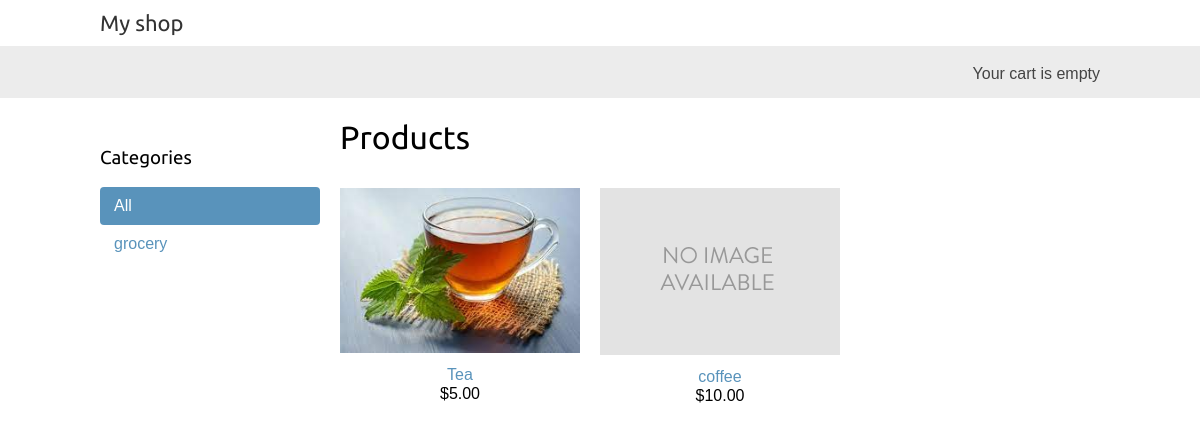
The page / on the database its author committed.
### shop/models.py (models this page shows, shortened)
class Category(models.Model):
    name = models.CharField(max_length=200,
                            db_index=True)
    slug = models.SlugField(max_length=200,
                            unique=True)
    class Meta:
        ordering = ('name',)
        verbose_name = 'categories'
    def get_absolute_url(self) :
        return reverse('shop:product_list_by_category',
                        args=[self.slug])

class Product(models.Model):
    category = models.ForeignKey(Category,
                                    related_name='products',
                                    on_delete=models.CASCADE)
    name = models.CharField(max_length=200,db_index=True)
    slug = models.SlugField(max_length=200,db_index=True)
    image = models.ImageField(upload_to='products/%Y/%m/%d',
                                blank=True)
    description = models.TextField(blank=True)
    price = models.DecimalField(max_digits=10,decimal_places=2)
    available = models.BooleanField(default=True)
    created = models.DateTimeField(auto_now_add=True)
    updated = models.DateTimeField(auto_now_add = True)
    class Meta:
        ordering = ('name',)
        index_together = (('id','slug'),)
    def get_absolute_url(self):
        return reverse('shop:product_detail',
                        args=[self.id,self.slug])

### shop/views.py (the view)
# urls.py: path('',views.product_list,name='product_list'),
def product_list(request,category_slug=None):
    category = None
    categories = Category.objects.all()
    products = Product.objects.filter(available=True)
    if category_slug:
        category = get_object_or_404(Category,slug=category_slug)
        products = products.filter(category = category)
    return render(request,
                    'shop/product/list.html',
                    {'category':category,
                    'categories':categories,
                    'products':products})

### cart/cart.py (called while the page is built)
    def __len__(self):
        return sum(item['quantity'] for item in self.cart.values())

### cart/context_processors.py (called while the page is built)
def cart(request) :
    return{'cart':Cart(request)}

### shop/templates/shop/product/list.html (shortened to what this page needs)
{% extends "shop/base.html" %}
{% load static %}
{% block content %}
    <div id="sidebar">
        <h3>
            Categories
            </h3>
        <ul>
            <li {% if not category %} class="selected"{% endif %}>
                <a href="{% url "shop:product_list" %}">
                    All
                    </a>
                </li>
            {% for c in categories %}
                <li >
                    <a href="{{ c.get_absolute_url }}">
                        {{ c.name }}
                        </a>
                    </li>
            {% endfor %}
            </ul>
        </div>
    <div id="main" class="product-list">
        <h1>{% if category %}
            {{ category.name }}
            {% else %}
            Products
            {% endif %}
            </h1>
        {% for product in products %}
            <div class="item">
                <a href="{{ product.get_absolute_url }}">
                    <img src="{% if product.image %}{{ product.image.url }}\
                            {% else %}{% static "img/no_image.png" %}{% endif %}">
                    </a>
                <a href="{{ product.get_absolute_url }}">
                        {{ product.name }}
                    </a>
                <br>
                    ${{ product.price }}
                </div>
        {% endfor %}
        </div>
    {% endblock %}

### shop/static/css/base.css (style rules this page uses)
body { margin:0; padding:0; font-family:helvetica, sans-serif; }
h1, h2, h3, h4, h5 , h6 { font-family: 'Ubuntu', sans-serif; font-weight:normal; }
a { text-decoration:none; color:#5993bb; }
#sidebar { width:220px; padding:30px 20px 0 0; float:left; }
#sidebar ul { margin:0; padding:0; }
#sidebar ul li { margin:0; list-style:none; padding:10px 14px; }
#sidebar ul li a { display:block; }
#sidebar ul li.selected { background:#5993bb; border-radius:4px; }
#sidebar ul li.selected a { color:#fff; }
#main { float:left; width: 96%; margin-right:-220px; overflow:hidden; }
.product-list .item { width:25%; padding:10px 20px 10px 0; float:left; text-align:center; line-height:1.2; }
.product-list .item img { width:100%; margin-bottom:8px; }

### rows shown on the page
Category: name "grocery"
Product: image (picture), name "Tea", price "5.00"
Product: name "coffee", price "10.00"
